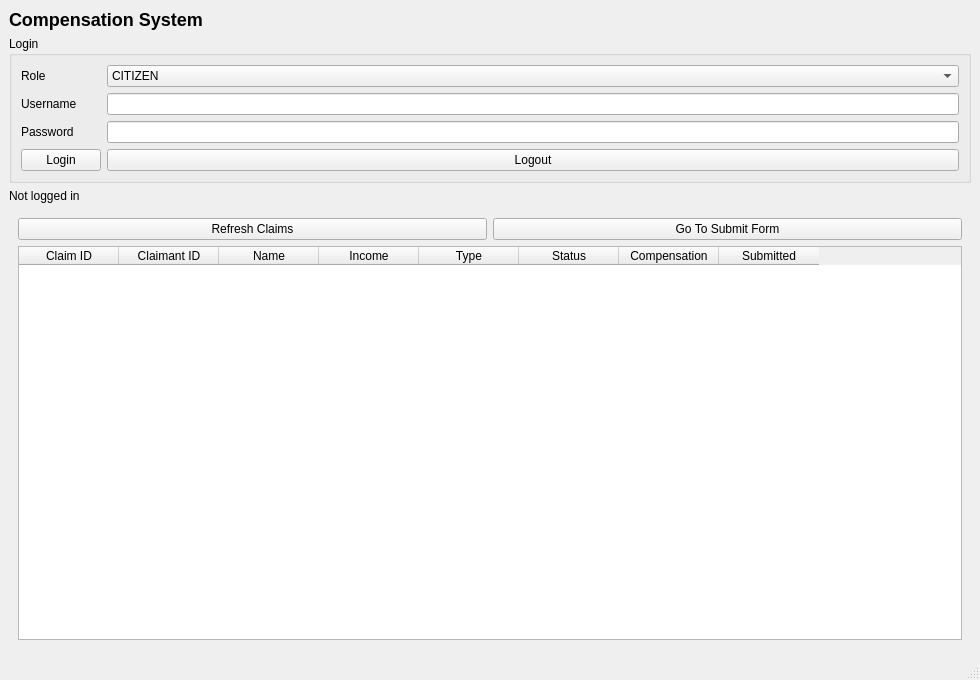
<?xml version="1.0" encoding="UTF-8"?>
<ui version="4.0">
 <class>MainWindow</class>
 <widget class="QMainWindow" name="MainWindow">
  <property name="geometry">
   <rect>
    <x>0</x>
    <y>0</y>
    <width>980</width>
    <height>680</height>
   </rect>
  </property>
  <property name="windowTitle">
   <string>Compensation System</string>
  </property>
  <widget class="QWidget" name="centralwidget">
   <layout class="QVBoxLayout" name="verticalLayout">
    <item>
     <widget class="QLabel" name="titleLabel">
      <property name="text">
       <string>Compensation System</string>
      </property>
      <property name="styleSheet">
       <string notr="true">font-size: 18px; font-weight: 600;</string>
      </property>
     </widget>
    </item>
    <item>
     <widget class="QGroupBox" name="loginGroup">
      <property name="title">
       <string>Login</string>
      </property>
      <layout class="QGridLayout" name="loginGridLayout">
       <item row="0" column="0">
        <widget class="QLabel" name="roleLabel">
         <property name="text">
          <string>Role</string>
         </property>
        </widget>
       </item>
       <item row="0" column="1">
        <widget class="QComboBox" name="roleCombo">
         <item>
          <property name="text">
           <string>CITIZEN</string>
          </property>
         </item>
         <item>
          <property name="text">
           <string>OFFICER</string>
          </property>
         </item>
        </widget>
       </item>
       <item row="1" column="0">
        <widget class="QLabel" name="usernameLabel">
         <property name="text">
          <string>Username</string>
         </property>
        </widget>
       </item>
       <item row="1" column="1">
        <widget class="QLineEdit" name="usernameEdit"/>
       </item>
       <item row="2" column="0">
        <widget class="QLabel" name="passwordLabel">
         <property name="text">
          <string>Password</string>
         </property>
        </widget>
       </item>
       <item row="2" column="1">
        <widget class="QLineEdit" name="passwordEdit">
         <property name="echoMode">
          <enum>QLineEdit::Password</enum>
         </property>
        </widget>
       </item>
       <item row="3" column="0">
        <widget class="QPushButton" name="loginButton">
         <property name="text">
          <string>Login</string>
         </property>
        </widget>
       </item>
       <item row="3" column="1">
        <widget class="QPushButton" name="logoutButton">
         <property name="text">
          <string>Logout</string>
         </property>
        </widget>
       </item>
      </layout>
     </widget>
    </item>
    <item>
     <layout class="QHBoxLayout" name="sessionLayout">
      <item>
       <widget class="QLabel" name="sessionLabel">
        <property name="text">
         <string>Not logged in</string>
        </property>
       </widget>
      </item>
     </layout>
    </item>
    <item>
     <widget class="QStackedWidget" name="contentStack">
      <property name="currentIndex">
       <number>1</number>
      </property>
      <widget class="QWidget" name="submitPage">
       <layout class="QVBoxLayout" name="submitPageLayout">
        <item>
         <widget class="QGroupBox" name="submitGroup">
          <property name="title">
           <string>Submit Claim (Citizen)</string>
          </property>
          <layout class="QHBoxLayout" name="submitHorizontalLayout">
           <item>
            <widget class="QLabel" name="claimIdLabel">
             <property name="text">
              <string>Claim ID (8 digits)</string>
             </property>
            </widget>
           </item>
           <item>
            <widget class="QLineEdit" name="claimIdEdit"/>
           </item>
           <item>
            <widget class="QPushButton" name="submitButton">
             <property name="text">
              <string>Submit + Calculate</string>
             </property>
            </widget>
           </item>
          </layout>
         </widget>
        </item>
        <item>
         <widget class="QPushButton" name="viewListButton">
          <property name="text">
           <string>Go To Claim List</string>
          </property>
         </widget>
        </item>
        <item>
         <spacer name="submitVerticalSpacer">
          <property name="orientation">
           <enum>Qt::Vertical</enum>
          </property>
          <property name="sizeHint" stdset="0">
           <size>
            <width>20</width>
            <height>40</height>
           </size>
          </property>
         </spacer>
        </item>
       </layout>
      </widget>
      <widget class="QWidget" name="listPage">
       <layout class="QVBoxLayout" name="listPageLayout">
        <item>
         <layout class="QHBoxLayout" name="listActionsLayout">
          <item>
           <widget class="QPushButton" name="refreshButton">
            <property name="text">
             <string>Refresh Claims</string>
            </property>
           </widget>
          </item>
          <item>
           <widget class="QPushButton" name="backToSubmitButton">
            <property name="text">
             <string>Go To Submit Form</string>
            </property>
           </widget>
          </item>
         </layout>
        </item>
        <item>
         <widget class="QTableWidget" name="claimsTable">
          <property name="columnCount">
           <number>8</number>
          </property>
          <column>
           <property name="text">
            <string>Claim ID</string>
           </property>
          </column>
          <column>
           <property name="text">
            <string>Claimant ID</string>
           </property>
          </column>
          <column>
           <property name="text">
            <string>Name</string>
           </property>
          </column>
          <column>
           <property name="text">
            <string>Income</string>
           </property>
          </column>
          <column>
           <property name="text">
            <string>Type</string>
           </property>
          </column>
          <column>
           <property name="text">
            <string>Status</string>
           </property>
          </column>
          <column>
           <property name="text">
            <string>Compensation</string>
           </property>
          </column>
          <column>
           <property name="text">
            <string>Submitted</string>
           </property>
          </column>
         </widget>
        </item>
       </layout>
      </widget>
     </widget>
    </item>
   </layout>
  </widget>
  <widget class="QMenuBar" name="menubar">
   <property name="geometry">
    <rect>
     <x>0</x>
     <y>0</y>
     <width>980</width>
     <height>21</height>
    </rect>
   </property>
  </widget>
  <widget class="QStatusBar" name="statusbar"/>
 </widget>
 <resources/>
 <connections/>
</ui>
